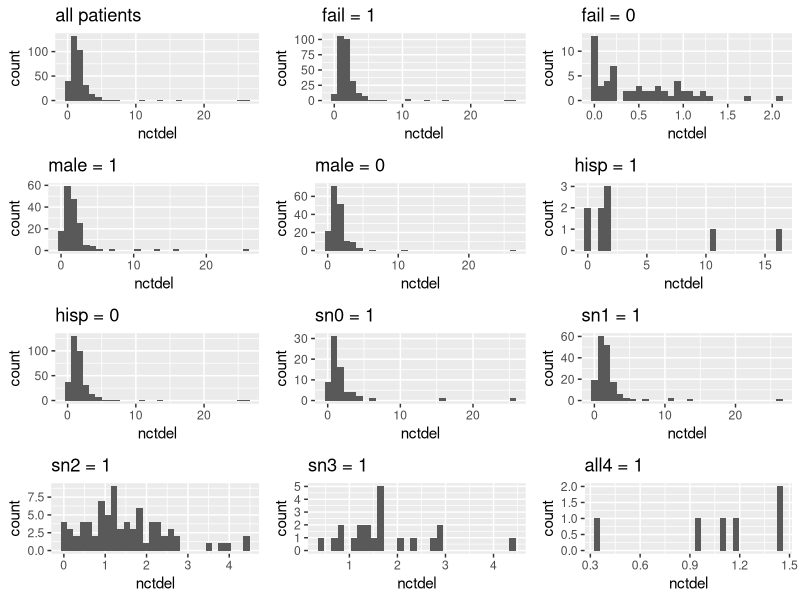

Reproduce this figure in R.
## ---- chunk 1
knitr::opts_chunk$set(echo = TRUE)
library(ggplot2)
require(gridExtra)

kellydat = read.table("kellydat.txt", header = TRUE)
kellydat$sn0 = ifelse(kellydat$sn1 + kellydat$sn2 + kellydat$sn3 + kellydat$all4, 0, 1)
## ---- chunk 2
all = ggplot(data=kellydat, aes(nctdel)) + geom_histogram() + ggtitle("all patients")
fail_1 = ggplot(data=kellydat[kellydat$fail == 1,], aes(nctdel)) + geom_histogram() + ggtitle("fail = 1")
fail_0 = ggplot(data=kellydat[kellydat$fail == 0,], aes(nctdel)) + geom_histogram() + ggtitle("fail = 0")
male_1 = ggplot(data=kellydat[kellydat$male == 1,], aes(nctdel)) + geom_histogram() + ggtitle("male = 1")
male_0 = ggplot(data=kellydat[kellydat$male == 0,], aes(nctdel)) + geom_histogram() + ggtitle("male = 0")
hisp_1 = ggplot(data=kellydat[kellydat$hisp == 1,], aes(nctdel)) + geom_histogram() + ggtitle("hisp = 1")
hisp_0 = ggplot(data=kellydat[kellydat$hisp == 0,], aes(nctdel)) + geom_histogram() + ggtitle("hisp = 0")
sn0_1 = ggplot(data=kellydat[kellydat$sn0 == 1,], aes(nctdel)) + geom_histogram() + ggtitle("sn0 = 1")
sn1_1 = ggplot(data=kellydat[kellydat$sn1 == 1,], aes(nctdel)) + geom_histogram() + ggtitle("sn1 = 1")
sn2_1 = ggplot(data=kellydat[kellydat$sn2 == 1,], aes(nctdel)) + geom_histogram() + ggtitle("sn2 = 1")
sn3_1 = ggplot(data=kellydat[kellydat$sn3 == 1,], aes(nctdel)) + geom_histogram() + ggtitle("sn3 = 1")
all4_1 = ggplot(data=kellydat[kellydat$all4 == 1,], aes(nctdel)) + geom_histogram() + ggtitle("all4 = 1")

grid.arrange(all, fail_1, fail_0, male_1, male_0, hisp_1, hisp_0, sn0_1, sn1_1, sn2_1, sn3_1, all4_1, ncol=3)
